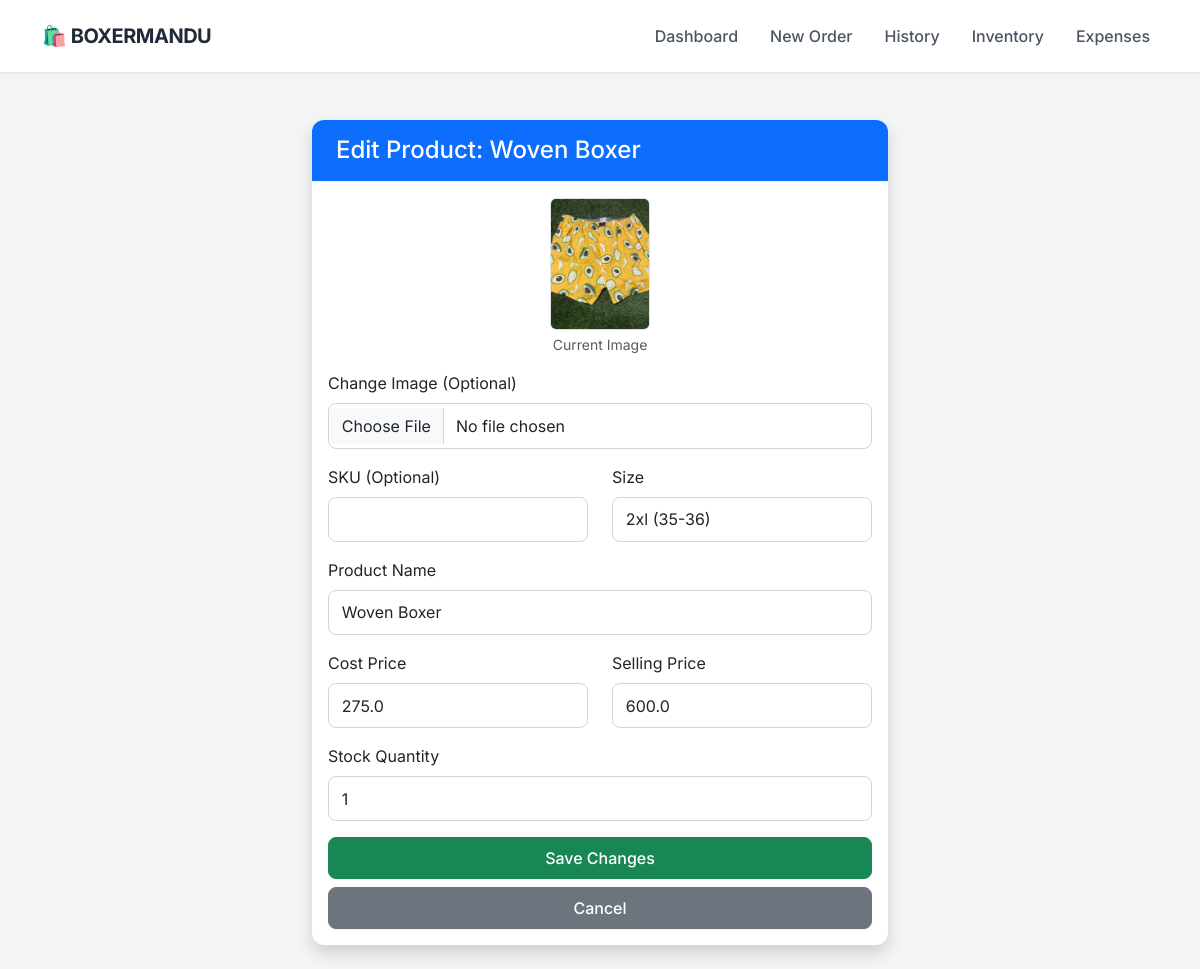
/edit_product/333, run on an earlier commit of the app's database.
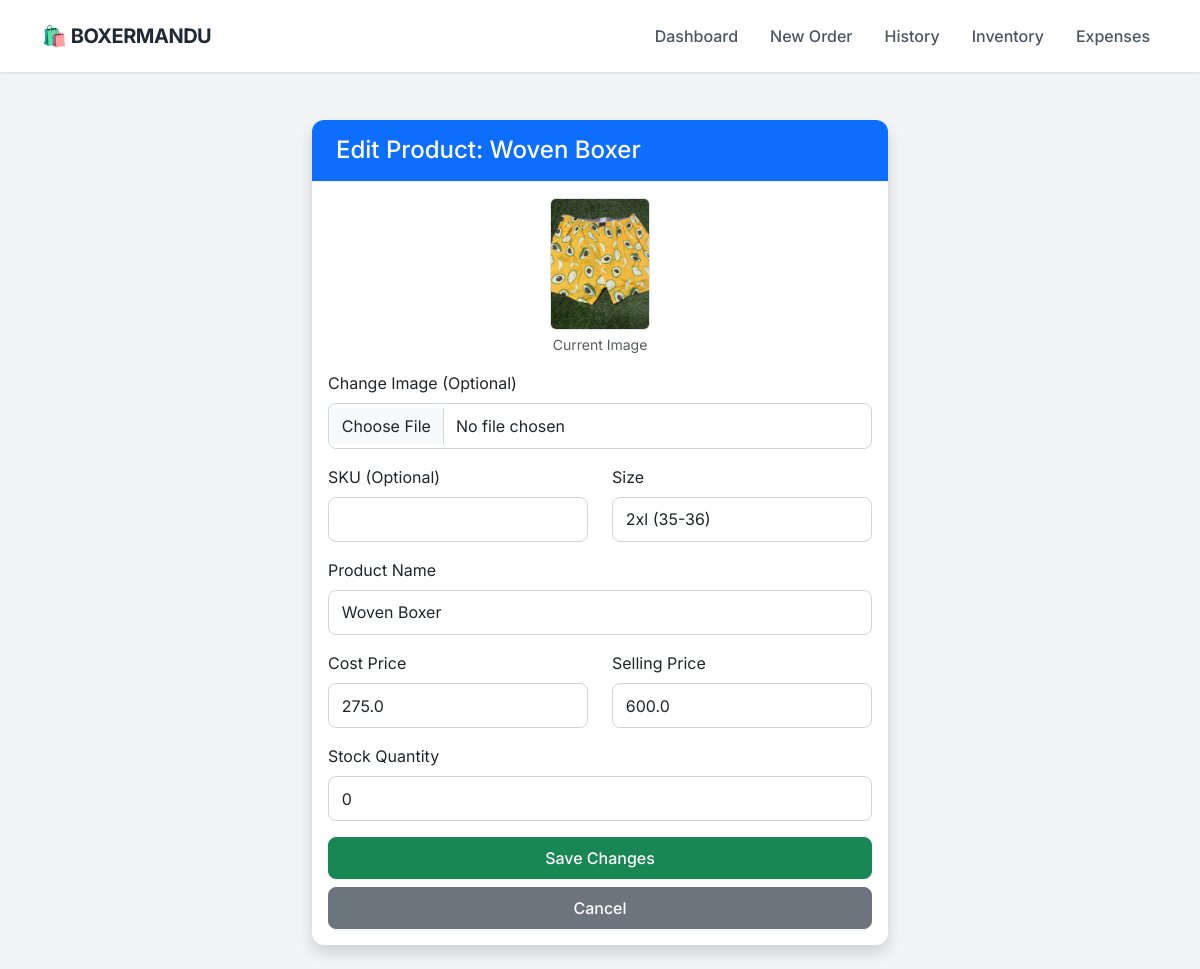
And on a later commit of the database.
### app.py (models this page shows)
class Product(db.Model):
    id = db.Column(db.Integer, primary_key=True)
    sku = db.Column(db.String(50), unique=True, nullable=True)
    name = db.Column(db.String(100), nullable=False)
    size = db.Column(db.String(10), nullable=False)
    cost_price = db.Column(db.Float, default=0.0)
    price = db.Column(db.Float, nullable=False)
    stock = db.Column(db.Integer, default=0)
    image = db.Column(db.String(100), nullable=True)

### app.py (the view, shortened to what this page needs)
@app.route('/edit_product/<int:id>', methods=['GET', 'POST'])
def edit_product(id):
    product = Product.query.get_or_404(id)
    return render_template('edit_product.html', p=product)

### templates/edit_product.html
{% extends "layout.html" %}
{% block content %}
<div class="container mt-4" style="max-width: 600px;">
    <div class="card shadow">
        <div class="card-header bg-primary text-white">
            <h4 class="mb-0">Edit Product: {{ p.name }}</h4>
        </div>
        <div class="card-body">
            <form method="POST" enctype="multipart/form-data">
                <div class="text-center mb-3">
                    {% if p.image %}
                    <img src="{{ url_for('static', filename='uploads/' + p.image) }}" width="100" class="rounded border">
                    <p class="small text-muted mt-1">Current Image</p>
                    {% endif %}
                </div>
                <div class="mb-3">
                    <label class="form-label">Change Image (Optional)</label>
                    <input type="file" name="image" class="form-control">
                </div>
                <div class="row mb-3">
                    <div class="col">
                        <label class="form-label">SKU (Optional)</label>
                        <input type="text" name="sku" class="form-control" value="{{ p.sku if p.sku else '' }}">
                    </div>
                    <div class="col">
                        <label class="form-label">Size</label>
                        <input type="text" name="size" class="form-control" value="{{ p.size }}" required>
                    </div>
                </div>
                <div class="mb-3">
                    <label class="form-label">Product Name</label>
                    <input type="text" name="name" class="form-control" value="{{ p.name }}" required>
                </div>
                <div class="row mb-3">
                    <div class="col">
                        <label class="form-label">Cost Price</label>
                        <input type="number" name="cost_price" class="form-control" step="0.01" value="{{ p.cost_price }}" required>
                    </div>
                    <div class="col">
                        <label class="form-label">Selling Price</label>
                        <input type="number" name="price" class="form-control" step="0.01" value="{{ p.price }}" required>
                    </div>
                </div>
                <div class="mb-3">
                    <label class="form-label">Stock Quantity</label>
                    <input type="number" name="stock" class="form-control" value="{{ p.stock }}" required>
                </div>
                <div class="d-grid gap-2">
                    <button type="submit" class="btn btn-success">Save Changes</button>
                    <a href="/inventory" class="btn btn-secondary">Cancel</a>
                </div>
            </form>
        </div>
    </div>
</div>
{% endblock %}

### templates/layout.html (shortened to what this page needs)
<!DOCTYPE html>
<html lang="en">
<head>
    <link href="https://cdn.jsdelivr.net/npm/bootstrap@5.3.0/dist/css/bootstrap.min.css" rel="stylesheet">
</head>
<body>
    <nav class="navbar navbar-expand-lg sticky-top">
        <div class="container">
            <a class="navbar-brand" href="/">
                🛍️ BOXERMANDU
            </a>
            <div class="collapse navbar-collapse" id="navbarNav">
                <ul class="navbar-nav ms-auto">
                    <li class="nav-item"><a class="nav-link" href="/">Dashboard</a></li>
                    <li class="nav-item"><a class="nav-link" href="/new_order">New Order</a></li>
                    <li class="nav-item"><a class="nav-link" href="/orders">History</a></li>
                    <li class="nav-item"><a class="nav-link" href="/inventory">Inventory</a></li>
                    <li class="nav-item"><a class="nav-link" href="/expenses">Expenses</a></li>
                </ul>
            </div>
        </div>
    </nav>
    <div class="container py-4">
        {% block content %}{% endblock %}
    </div>
</body>
</html>

### templates/layout.html (style rules this page uses)
:root { --primary-color: #2563eb; --bg-color: #f3f4f6; --text-dark: #1f2937; --card-shadow: 0 4px 6px -1px rgba(0, 0, 0, 0.1), 0 2px 4px -1px rgba(0, 0, 0, 0.06); }
body { font-family: 'Inter', sans-serif; background-color: var(--bg-color); color: var(--text-dark); }
.navbar { background-color: #ffffff; box-shadow: 0 1px 3px rgba(0,0,0,0.1); padding: 1rem 0; }
.navbar-brand { font-weight: 700; color: var(--text-dark) !important; font-size: 1.25rem; letter-spacing: -0.5px; }
.nav-link { color: #4b5563 !important; font-weight: 500; margin-left: 1rem; transition: color 0.2s; }
.card { border: none; border-radius: 12px; box-shadow: var(--card-shadow); background: #ffffff; transition: transform 0.2s; }
.card-header { background-color: #ffffff; border-bottom: 1px solid #f3f4f6; font-weight: 600; padding: 1rem 1.5rem; border-radius: 12px 12px 0 0 !important; }
.btn { border-radius: 8px; font-weight: 500; padding: 0.5rem 1rem; box-shadow: 0 1px 2px 0 rgba(0, 0, 0, 0.05); }
.form-control, .form-select { border-radius: 8px; border: 1px solid #d1d5db; padding: 0.6rem 0.8rem; }

What changed in the data, as far as the page shows it:
changed Product "Woven Boxer": stock "1" → "0"
